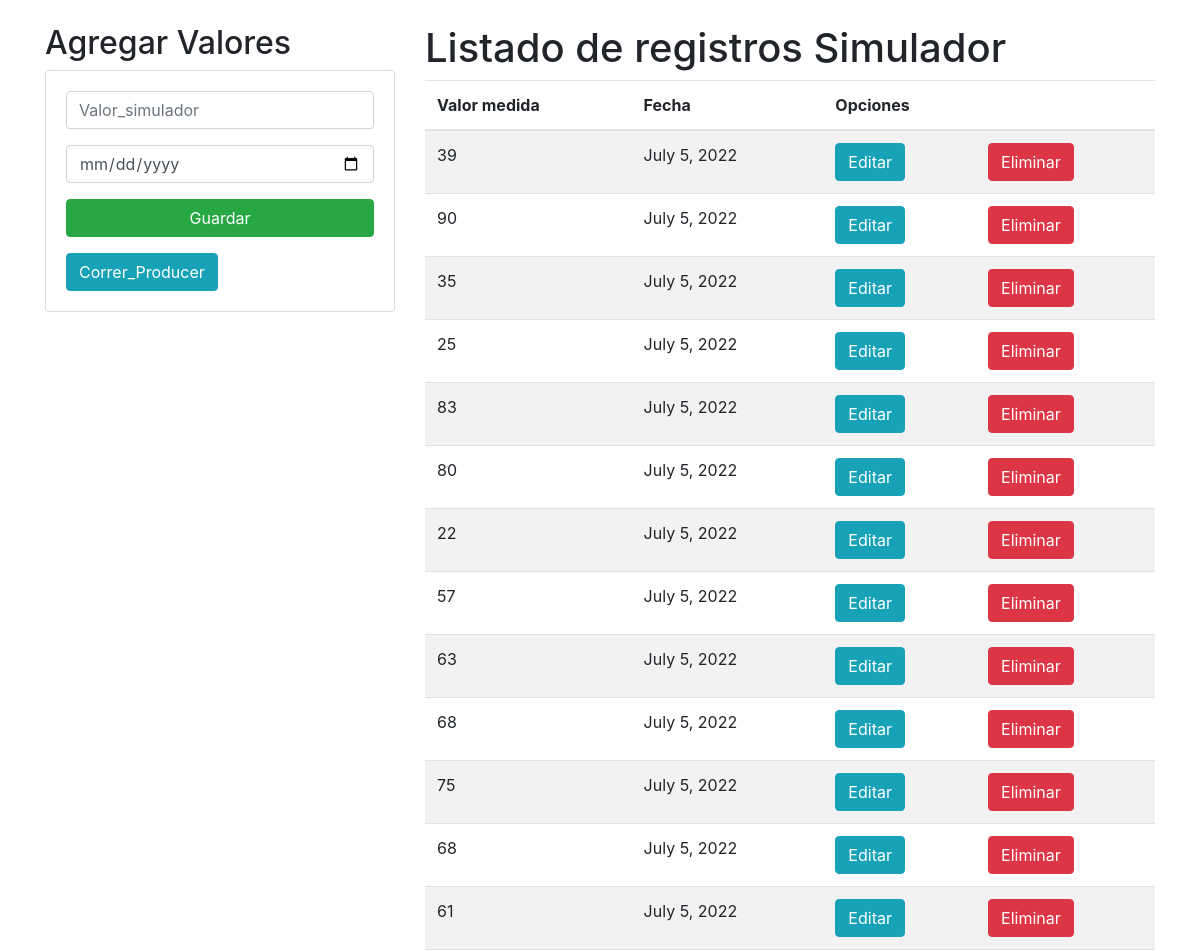
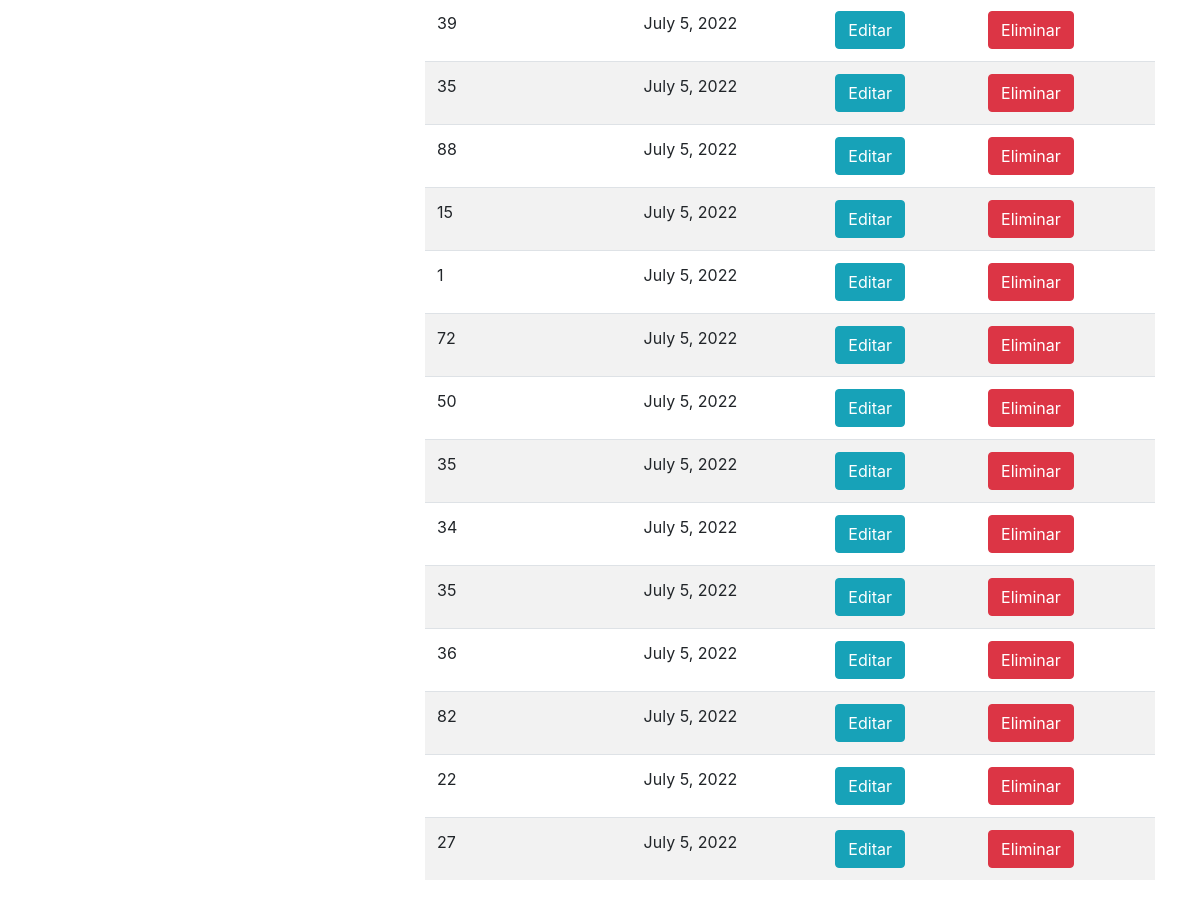
The page /consumerapp/crud/ on the database its author committed (2 pictures, top to bottom).
### ConsumerApp/models.py (models this page shows)
class DeviceModels(models.Model):
    Values = models.IntegerField()
    Time   = models.DateField('date_now')

### ConsumerApp/views.py (the view)
# urls.py: path('crud/',crud, name='Index'),
def crud(request):
    Listadosimulador = DeviceModels.objects.all()
    messages.success(request,'¡Simulaciones listadas!')
    return render(request, "crud.html",{"simulador":Listadosimulador})

### ConsumerApp/templates/crud.html (shortened to what this page needs)
{% extends "./base.html" %}
{% block body %}
    <div class="row">
        <div class="col-sm-12 col-md-6 col-lg-4 col-xl-4">
            <h2>Agregar Valores</h2>
            <div class="card">
                <div class="card-body">
                    <form action="/consumerapp/device/list/" method="POST">{% csrf_token %}
                        <div class="form-group">
                            <input type="text" id="Values" name="Values" class="form-control" placeholder="Valor_simulador"
                                minlength="1" maxlength="3" required>
                        </div>
                        <div class="form-group">
                            <input type="date" id="Time" name="Time" class="form-control" placeholder=" "
                                maxlength=" " required>
                        </div>
                        <div class="form-group">
                            <button type="submit" class="btn btn-success btn-block text-white">Guardar</button>
                        </div>
                        <td><a href="/consumerapp/main/" class="btn btn-info">Correr_Producer</a></td>
                    </form>
                </div>
            </div>
        </div>
        <div class = "col-sm-12 col-md-6 col-lg-8 col-xl-8">
            <h1>Listado de registros Simulador</h1>
            <div class="table responsive">
                <table class = "table table-striped py-2">
                    <thead>
                        <tr>
                            <th>Valor medida</th>
                            <th>Fecha</th>
                            <th colspan="2">Opciones</th>
                        </tr>
                    </thead>
                    <tbody>
                        {% for l in simulador %}
                        <tr>
                            <td>{{l.Values}}</td>
                            <td>{{l.Time}}</td>
                            <td><a href="/consumerapp/editioncrud/{{l.id}}/" class="btn btn-info">Editar</a></td>
                            <td><a href="/consumerapp/device/delete/{{l.id}}/" class="btn btn-danger btnEliminacion">Eliminar</a></td>
                        </tr>
                        {% endfor %}
                    </tbody>
                </table>
            </div>
        </div>
    </div>
{% endblock %}

### ConsumerApp/templates/base.html (shortened to what this page needs)
<!DOCTYPE html>
<html lang="en">
<head>
    <link rel="stylesheet" href="https://cdn.jsdelivr.net/npm/bootstrap@4.5.3/dist/css/bootstrap.min.css">
</head>
<body>
      <div class="container py-4">
        {% block body %}
        {% endblock %}
      </div>
</body>
</html>

### rows shown on the page
DeviceModels: Values "39", Time "July 5, 2022"
DeviceModels: Values "90", Time "July 5, 2022"
DeviceModels: Values "35", Time "July 5, 2022"
DeviceModels: Values "25", Time "July 5, 2022"
DeviceModels: Values "83", Time "July 5, 2022"
DeviceModels: Values "80", Time "July 5, 2022"
DeviceModels: Values "22", Time "July 5, 2022"
DeviceModels: Values "57", Time "July 5, 2022"
DeviceModels: Values "63", Time "July 5, 2022"
DeviceModels: Values "68", Time "July 5, 2022"
DeviceModels: Values "75", Time "July 5, 2022"
DeviceModels: Values "68", Time "July 5, 2022"
DeviceModels: Values "61", Time "July 5, 2022"
DeviceModels: Values "39", Time "July 5, 2022"
DeviceModels: Values "35", Time "July 5, 2022"
DeviceModels: Values "88", Time "July 5, 2022"
DeviceModels: Values "15", Time "July 5, 2022"
DeviceModels: Values "1", Time "July 5, 2022"
DeviceModels: Values "72", Time "July 5, 2022"
DeviceModels: Values "50", Time "July 5, 2022"
DeviceModels: Values "35", Time "July 5, 2022"
DeviceModels: Values "34", Time "July 5, 2022"
DeviceModels: Values "35", Time "July 5, 2022"
DeviceModels: Values "36", Time "July 5, 2022"
DeviceModels: Values "82", Time "July 5, 2022"
DeviceModels: Values "22", Time "July 5, 2022"
DeviceModels: Values "27", Time "July 5, 2022"
